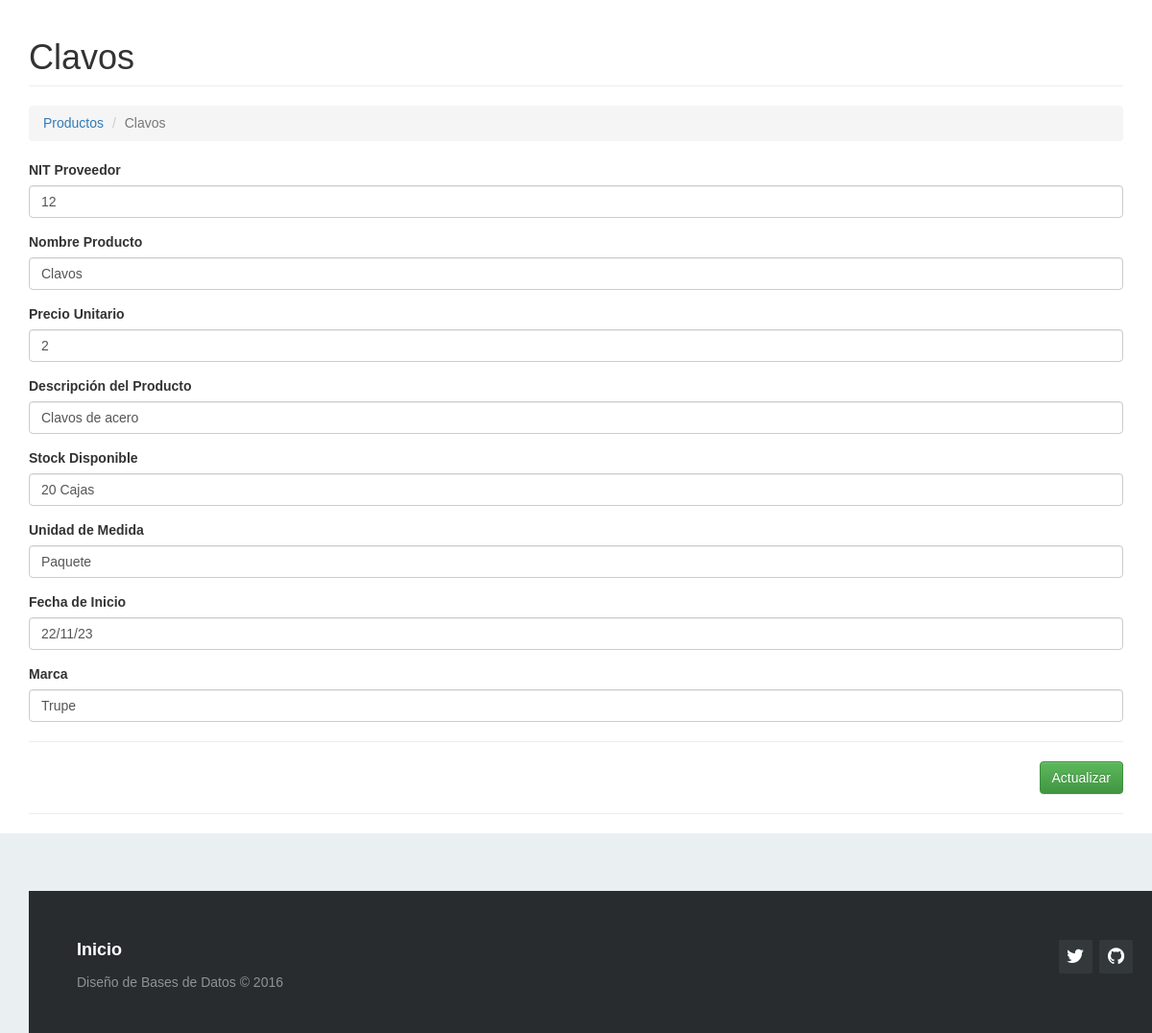
The app's page /?c=producto&a=Crud&idProducto=898904 with its own data.
### tables this page shows
CREATE TABLE `producto` (
  `idProducto` int(10) UNSIGNED NOT NULL,
  `nit` varchar(20) NOT NULL,
  `nomprod` varchar(100) NOT NULL,
  `precioU` float NOT NULL,
  `descrip` text DEFAULT NULL,
  `stockd` varchar(50) NOT NULL,
  `unidadm` varchar(50) NOT NULL,
  `fechai` varchar(50) NOT NULL,
  `marca` varchar(50) NOT NULL
);

### Controller/producto.controller.php (called while the page is built, shortened)
<?php
require_once 'model/producto.php';
class ProductoController {
    private $model;
    public function __CONSTRUCT() {
        $this->model = new Producto();
    }
    public function Crud() {
        $prod = new Producto();
        if (isset($_REQUEST['idProducto'])) {
            $prod = $this->model->Obtener($_REQUEST['idProducto']);
        }
        require_once 'view/header.php';
        require_once 'view/producto/producto-editar.php';
        require_once 'view/footer.php';
    }
}
?>

### Model/database.php (called while the page is built)
<?php
class Database
{
    public static function Conectar()
    {
        $pdo = new PDO('mysql:host=localhost;dbname=bd_carpinteria2;charset=utf8', 'root', '');
        $pdo->setAttribute(PDO::ATTR_ERRMODE, PDO::ERRMODE_EXCEPTION);
        return $pdo;
    }
}

### Model/producto.php (called while the page is built, shortened)
<?php
class Producto
{
    private $pdo;
    public function __construct()
    {
        try
        {
            $this->pdo = Database::Conectar();
        }
        catch (Exception $e)
        {
            die($e->getMessage());
        }
    }
    public function Obtener($idProducto)
    {
        try
        {
            $stm = $this->pdo->prepare("SELECT * FROM producto WHERE idProducto = ?");
            $stm->execute(array($idProducto));
            return $stm->fetch(PDO::FETCH_OBJ);
        }
        catch (Exception $e)
        {
            die($e->getMessage());
        }
    }
}
?>

### View/producto/producto-editar.php (the view, shortened to what this page needs)
<h1 class="page-header">
    <?php echo $prod->idProducto != null ? $prod->nomprod : 'Nuevo Registro'; ?>
</h1>
<ol class="breadcrumb">
    <li><a href="?c=producto">Productos</a></li>
    <li class="active"><?php echo $prod->idProducto != null ? $prod->nomprod : 'Nuevo Registro'; ?></li>
</ol>
<form id="frm-producto" action="?c=producto&a=Editar" method="post" enctype="multipart/form-data">
    <div class="form-group">
        <label>NIT Proveedor</label>
        <input type="text" name="nit" value="<?php echo $prod->nit; ?>" class="form-control" placeholder="Ingrese NIT Proveedor" required />
    </div>
    <div class="form-group">
        <label>Nombre Producto</label>
        <input type="text" name="nomprod" value="<?php echo $prod->nomprod; ?>" class="form-control" placeholder="Ingrese nombre producto" required />
    </div>
    <div class="form-group">
        <label>Precio Unitario</label>
        <input type="text" name="precioU" value="<?php echo $prod->precioU; ?>" class="form-control" placeholder="Ingrese precio unitario" required />
    </div>
    <div class="form-group">
        <label>Descripción del Producto</label>
        <input type="text" name="descrip" value="<?php echo $prod->descrip; ?>" class="form-control" placeholder="Ingrese descripción producto" required />
    </div>
    <div class="form-group">
        <label>Stock Disponible</label>
        <input type="text" name="stockd" value="<?php echo $prod->stockd; ?>" class="form-control" placeholder="Ingrese stock disponible" required />
    </div>
    <div class="form-group">
        <label>Unidad de Medida</label>
        <input type="text" name="unidadm" value="<?php echo $prod->unidadm; ?>" class="form-control" placeholder="Ingrese unidad de medida" required />
    </div>
    <div class="form-group">
        <label>Fecha de Inicio</label>
        <input type="text" name="fechai" value="<?php echo $prod->fechai; ?>" class="form-control" placeholder="Ingrese fecha de inicio" required />
    </div>
    <div class="form-group">
        <label>Marca</label>
        <input type="text" name="marca" value="<?php echo $prod->marca; ?>" class="form-control" placeholder="Ingrese marca" required />
    </div>
    <hr />
    <div class="text-right">
        <button class="btn btn-success">Actualizar</button>
    </div>
</form>

### assets/css/demo.css (style rules this page uses)
* { padding:0; margin:0; }
html { background-color: #eaf0f2; }
body { font:14px/1.5 Arial, Helvetica, sans-serif; }

### records on screen
producto: nomprod "Clavos", nit "12", precioU "2", descrip "Clavos de acero", stockd "20 Cajas", unidadm "Paquete", fechai "22/11/23", marca "Trupe"
